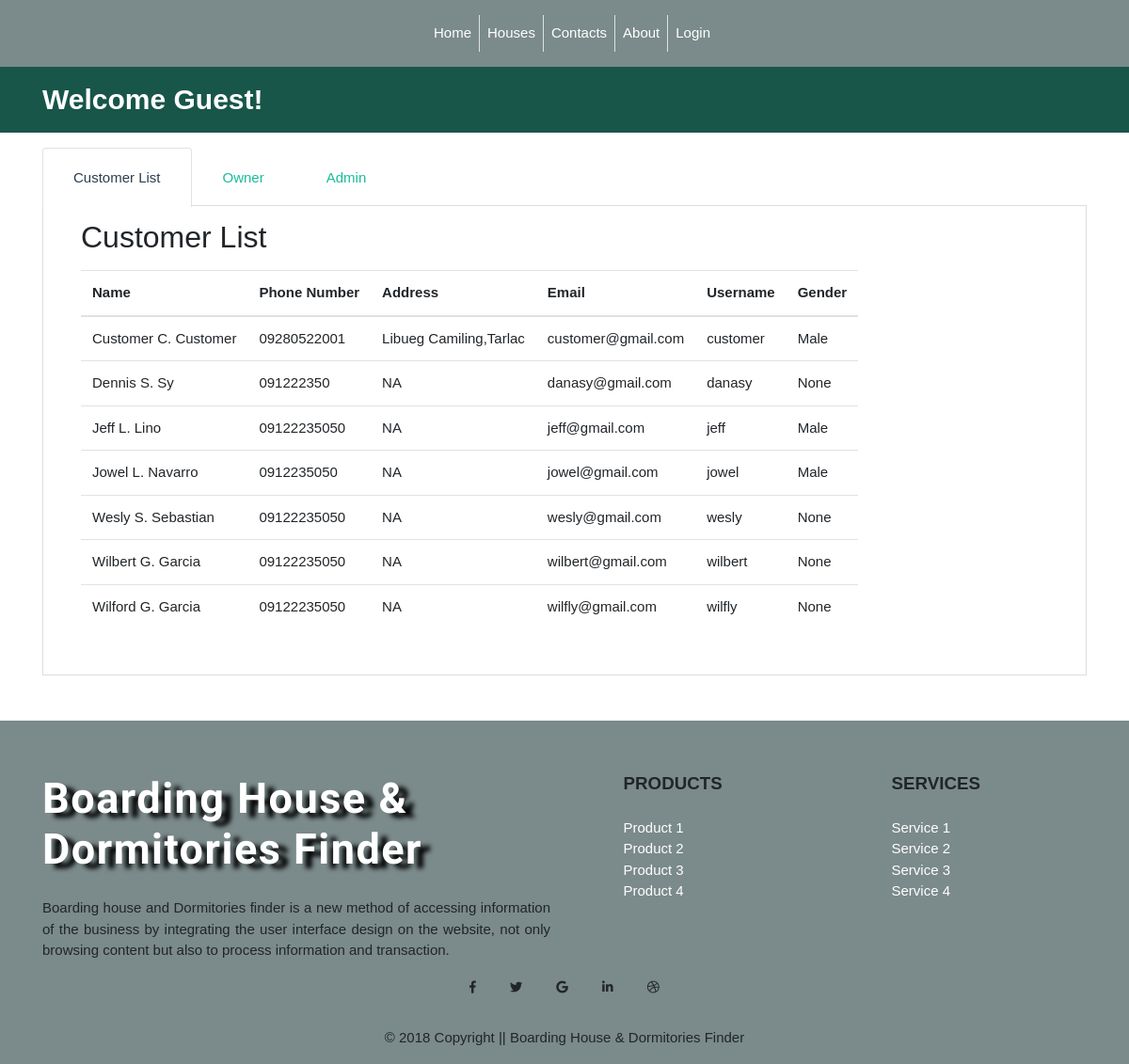
Before: /admin/user_list.php with the older database file.
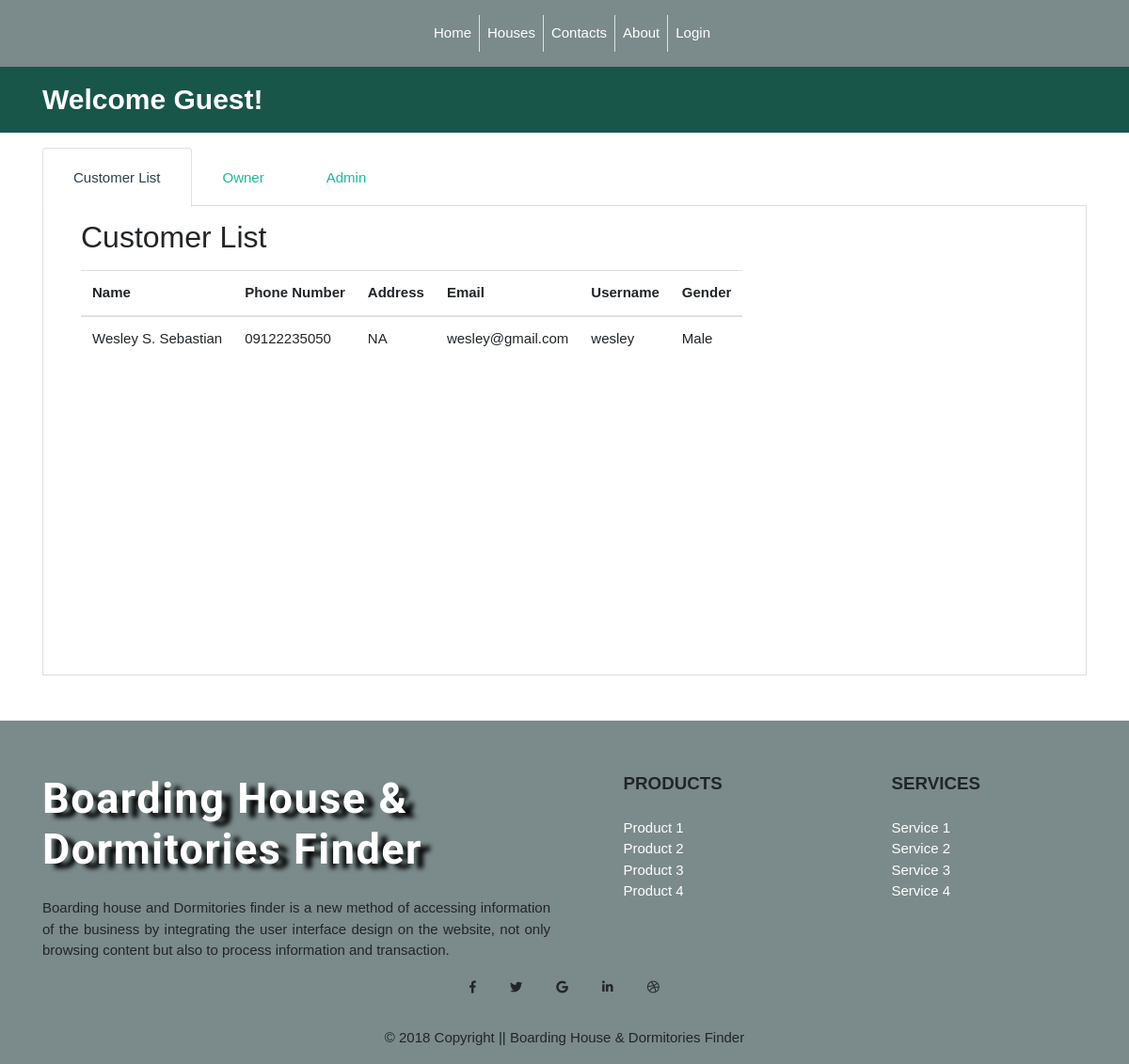
After: the same page with the newer database file.
### tables this page shows
CREATE TABLE IF NOT EXISTS `users` (
  `id` int(11) NOT NULL,
  `role_id` int(11) NOT NULL,
  `status_id` int(11) NOT NULL,
  `user_fname` varchar(255) NOT NULL,
  `user_lname` varchar(255) DEFAULT NULL,
  `user_mname` varchar(10) NOT NULL,
  `user_address` varchar(255) NOT NULL,
  `user_gender` enum('m','f') NOT NULL,
  `user_birthdate` varchar(255) NOT NULL,
  `user_picture` varchar(255) NOT NULL,
  `user_email` varchar(255) NOT NULL,
  `user_phone_number` varchar(15) NOT NULL,
  `username` varchar(255) NOT NULL,
  `password` varchar(255) NOT NULL,
  `create_date` varchar(100) NOT NULL,
  `update_date` varchar(100) NOT NULL
);

### admin/user_list.php (the view, shortened to what this page needs)
<?php
	function display_content(){
		require '../condb.php';
		?>
		<div class="container mt-3 mb-5 pd-5">
			  <ul class="nav nav-tabs" role="tablist">
			  <li class="nav-item">
			    <a class="nav-link active" data-toggle="tab" href="#customer-list" role="tab" aria-controls="customer-list">Customer List</a>
			  </li>
			  <li class="nav-item">
			    <a class="nav-link" data-toggle="tab" href="#owner-list" role="tab" aria-controls="owner-list">Owner</a>
			  </li>
			  <li class="nav-item">
			    <a class="nav-link" data-toggle="tab" href="#admin-list" role="tab" aria-controls="admin-list">Admin</a>
			  </li>
			</ul>
			<div class="tab-content">
			  <div class="tab-pane active" id="customer-list" role="tabpanel">
			  	<div class="container">
			  		<div class="col-sm-12">
			  		<h3 class="mt-1">Customer List</h3>
			  		</div>
			  		<div class="container">
			  			<div class="row">
			  			<div class="col-sm-12 mt-2 table-responsive">
			  			<table class="customer-list w-auto table" id="customer-list" class="table table-hover">
			  				<thead>
			  					<tr>
			  						<th>Name</th>
			  						<th>Phone Number</th>
			  						<th>Address</th>
			  						<th>Email</th>
			  						<th>Username</th>
			  						<th>Gender</th>
			  					</tr>
			  				</thead>
			  				<tbody>
			  					<?php
			  					$user_name = "SELECT * FROM users WHERE role_id = '3' ORDER BY user_fname ASC";
			  					$user_results = mysqli_query($conn, $user_name);
			  					while ($user_row = mysqli_fetch_assoc($user_results)) {
			  						extract($user_row);
			  					?>
			  					<tr>
			  						<td><?php echo $user_fname,str_repeat('&nbsp;', 1),substr($user_mname, 0, 1).".".str_repeat('&nbsp;', 1),ucfirst($user_lname); ?></td>
			  						<td><?php echo $user_phone_number; ?></td>
			  						<td><?php echo $user_address; ?></td>
			  						<td><?php echo $user_email; ?></td>
			  						<td><?php echo $username; ?></td>
			  						<td><?php if ($user_gender == 'm') {
			  							echo "Male";
			  						}elseif($user_gender == 'f'){
			  							echo "Female";
			  						}else {
			  							echo "None";
			  						}?></td>
			  					</tr>
			  					<?php
			  					}
			  					?>
			  				</tbody>
			  			</table>
			  			</div>
			  			</div>
			  		</div>
			  	</div>
			  </div>
		</div>
	</div>
		<?php
	}
	require "../template.php";
?>

Changed rows visible on the page:
removed users: user_fname "Customer", user_mname "C", user_lname "Customer", user_phone_number "09280522001", user_address "Libueg Camiling,Tarlac", user_email "customer@gmail.com", username "customer", user_gender "Male"
removed users: user_fname "Dennis", user_mname "S", user_lname "Sy", user_phone_number "091222350", user_address "NA", user_email "danasy@gmail.com", username "danasy", user_gender "None"
removed users: user_fname "Jeff", user_mname "L", user_lname "Lino", user_phone_number "09122235050", user_address "NA", user_email "jeff@gmail.com", username "jeff", user_gender "Male"
removed users: user_fname "Jowel", user_mname "L", user_lname "Navarro", user_phone_number "0912235050", user_address "NA", user_email "jowel@gmail.com", username "jowel", user_gender "Male"
removed users: user_fname "Wesly", user_mname "S", user_lname "Sebastian", user_phone_number "09122235050", user_address "NA", user_email "wesly@gmail.com", username "wesly", user_gender "None"
removed users: user_fname "Wilbert", user_mname "G", user_lname "Garcia", user_phone_number "09122235050", user_address "NA", user_email "wilbert@gmail.com", username "wilbert", user_gender "None"
removed users: user_fname "Wilford", user_mname "G", user_lname "Garcia", user_phone_number "09122235050", user_address "NA", user_email "wilfly@gmail.com", username "wilfly", user_gender "None"
added users: user_fname "Wesley", user_mname "S", user_lname "Sebastian", user_phone_number "09122235050", user_address "NA", user_email "wesley@gmail.com", username "wesley", user_gender "Male"
